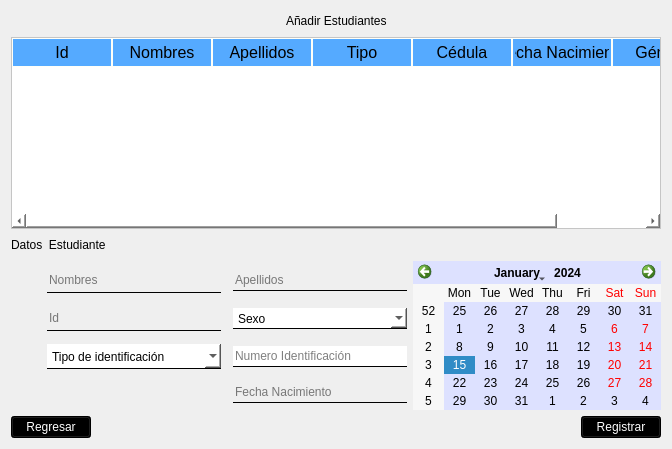
         <widget class="QWidget" name="widget">
          <attribute name="icon">
           <iconset resource="logo.qrc">
            <normaloff>:/cct/imagenes/klipartz.com (15).png</normaloff>:/cct/imagenes/klipartz.com (15).png</iconset>
          </attribute>
          <attribute name="title">
           <string/>
          </attribute>
          <layout class="QVBoxLayout" name="verticalLayout">
           <item>
            <layout class="QHBoxLayout" name="horizontalLayout_2">
             <item>
              <spacer name="horizontalSpacer_6">
               <property name="orientation">
                <enum>Qt::Horizontal</enum>
               </property>
               <property name="sizeHint" stdset="0">
                <size>
                 <width>40</width>
                 <height>20</height>
                </size>
               </property>
              </spacer>
             </item>
             <item>
              <widget class="QLabel" name="label_2">
               <property name="styleSheet">
                <string notr="true">font: 87 18pt &quot;Arial Black&quot;;
color: rgb(0,0,0);</string>
               </property>
               <property name="text">
                <string>Añadir Estudiantes</string>
               </property>
              </widget>
             </item>
             <item>
              <spacer name="horizontalSpacer_7">
               <property name="orientation">
                <enum>Qt::Horizontal</enum>
               </property>
               <property name="sizeHint" stdset="0">
                <size>
                 <width>40</width>
                 <height>20</height>
                </size>
               </property>
              </spacer>
             </item>
            </layout>
           </item>
           <item>
            <widget class="QTableWidget" name="TablaInsertar">
             <property name="styleSheet">
              <string notr="true">QWidget{
		background-color:#ffffff;
		color:#000000;
}

QHeaderView::section{
		background-color:#55aaff;
		padding:2px;
		border:1px solid #fffff8;
		font-size:12pt;
		
}
QTableWidget{
		gridline-color: #ff00ff;
		font-size:12pt;
}
QTableWidget QTableCornerButton:section{
		background-color:#55ffaa;
		border:1px solid #f00000;
}

</string>
             </property>
             <column>
              <property name="text">
               <string>Id</string>
              </property>
             </column>
             <column>
              <property name="text">
               <string>Nombres</string>
              </property>
             </column>
             <column>
              <property name="text">
               <string>Apellidos</string>
              </property>
             </column>
             <column>
              <property name="text">
               <string>Tipo</string>
              </property>
             </column>
             <column>
              <property name="text">
               <string>Cédula</string>
              </property>
             </column>
             <column>
              <property name="text">
               <string>Fecha Nacimiento</string>
              </property>
             </column>
             <column>
              <property name="text">
               <string>Género</string>
              </property>
             </column>
            </widget>
           </item>
           <item>
            <layout class="QHBoxLayout" name="horizontalLayout_3">
             <item>
              <widget class="QLabel" name="label_6">
               <property name="styleSheet">
                <string notr="true">color: rgb(0, 0, 0);
font: 87 13pt &quot;Arial Black&quot;;
</string>
               </property>
               <property name="text">
                <string>Datos  Estudiante</string>
               </property>
              </widget>
             </item>
             <item>
              <spacer name="horizontalSpacer_3">
               <property name="orientation">
                <enum>Qt::Horizontal</enum>
               </property>
               <property name="sizeHint" stdset="0">
                <size>
                 <width>40</width>
                 <height>20</height>
                </size>
               </property>
              </spacer>
             </item>
            </layout>
           </item>
           <item>
            <layout class="QHBoxLayout" name="horizontalLayout_5">
             <item>
              <layout class="QGridLayout" name="gridLayout">
               <item row="0" column="0">
                <widget class="QLabel" name="label_7">
                 <property name="minimumSize">
                  <size>
                   <width>30</width>
                   <height>25</height>
                  </size>
                 </property>
                 <property name="styleSheet">
                  <string notr="true">background-color: rgba(0, 0, 0,0%);

</string>
                 </property>
                 <property name="text">
                  <string>&lt;html&gt;&lt;head/&gt;&lt;body&gt;&lt;p&gt;&lt;img src=&quot;:/cct/imagenes/klipartz.com (10).png&quot;/&gt;&lt;/p&gt;&lt;/body&gt;&lt;/html&gt;</string>
                 </property>
                </widget>
               </item>
               <item row="0" column="1">
                <widget class="QLineEdit" name="ReNombres">
                 <property name="minimumSize">
                  <size>
                   <width>174</width>
                   <height>25</height>
                  </size>
                 </property>
                 <property name="styleSheet">
                  <string notr="true">background-color: rgba(0, 0, 0,0%);
font: 12pt &quot;Arial&quot;;
border: none;

border-bottom: 1px solid black;</string>
                 </property>
                 <property name="placeholderText">
                  <string>Nombres</string>
                 </property>
                </widget>
               </item>
               <item row="0" column="2">
                <widget class="QLabel" name="label_9">
                 <property name="styleSheet">
                  <string notr="true">background-color: rgba(0, 0, 0,0%);

</string>
                 </property>
                 <property name="text">
                  <string>&lt;html&gt;&lt;head/&gt;&lt;body&gt;&lt;p&gt;&lt;img src=&quot;:/cct/imagenes/klipartz.com (10).png&quot;/&gt;&lt;/p&gt;&lt;/body&gt;&lt;/html&gt;</string>
                 </property>
                </widget>
               </item>
               <item row="0" column="3">
                <widget class="QLineEdit" name="ReApellidos">
                 <property name="minimumSize">
                  <size>
                   <width>174</width>
                   <height>21</height>
                  </size>
                 </property>
                 <property name="styleSheet">
                  <string notr="true">background-color: rgba(0, 0, 0,0%);
border: none;
font: 12pt &quot;Arial&quot;;
border-bottom: 1px solid black;</string>
                 </property>
                 <property name="placeholderText">
                  <string>Apellidos</string>
                 </property>
                </widget>
               </item>
               <item row="1" column="0">
                <widget class="QLabel" name="label_10">
                 <property name="minimumSize">
                  <size>
                   <width>30</width>
                   <height>25</height>
                  </size>
                 </property>
                 <property name="styleSheet">
                  <string notr="true">background-color: rgba(0, 0, 0,0%);

</string>
                 </property>
                 <property name="text">
                  <string>&lt;html&gt;&lt;head/&gt;&lt;body&gt;&lt;p&gt;&lt;img src=&quot;:/cct/imagenes/klipartz.com (11).png&quot;/&gt;&lt;/p&gt;&lt;/body&gt;&lt;/html&gt;</string>
                 </property>
                </widget>
               </item>
               <item row="1" column="1">
                <widget class="QLineEdit" name="Reidd">
                 <property name="minimumSize">
                  <size>
                   <width>174</width>
                   <height>25</height>
                  </size>
                 </property>
                 <property name="styleSheet">
                  <string notr="true">background-color: rgba(0, 0, 0,0%);
border: none;
font: 12pt &quot;Segoe MDL2 Assets&quot;;
border-bottom: 1px solid black;</string>
                 </property>
                 <property name="placeholderText">
                  <string>Id</string>
                 </property>
                </widget>
               </item>
               <item row="1" column="2">
                <widget class="QLabel" name="label_8">
                 <property name="styleSheet">
                  <string notr="true">background-color: rgba(0, 0, 0,0%);

</string>
                 </property>
                 <property name="text">
                  <string>&lt;html&gt;&lt;head/&gt;&lt;body&gt;&lt;p&gt;&lt;img src=&quot;:/cct/imagenes/klipartz.com (9).png&quot;/&gt;&lt;/p&gt;&lt;/body&gt;&lt;/html&gt;</string>
                 </property>
                </widget>
               </item>
               <item row="1" column="3">
                <widget class="QComboBox" name="ReComboSex">
                 <property name="minimumSize">
                  <size>
                   <width>174</width>
                   <height>21</height>
                  </size>
                 </property>
                 <property name="styleSheet">
                  <string notr="true">
border: none;
font: 12pt &quot;Arial&quot;;
border-bottom: 1px solid black;
background-color: rgb(255, 255, 255);
</string>
                 </property>
                 <item>
                  <property name="text">
                   <string>Sexo</string>
                  </property>
                 </item>
                 <item>
                  <property name="text">
                   <string>Masculino</string>
                  </property>
                 </item>
                 <item>
                  <property name="text">
                   <string>Femenino</string>
                  </property>
                 </item>
                </widget>
               </item>
               <item row="2" column="0">
                <widget class="QLabel" name="label_12">
                 <property name="minimumSize">
                  <size>
                   <width>30</width>
                   <height>25</height>
                  </size>
                 </property>
                 <property name="styleSheet">
                  <string notr="true">background-color: rgba(0, 0, 0,0%);

</string>
                 </property>
                 <property name="text">
                  <string>&lt;html&gt;&lt;head/&gt;&lt;body&gt;&lt;p&gt;&lt;img src=&quot;:/cct/imagenes/klipartz.com (13).png&quot;/&gt;&lt;/p&gt;&lt;/body&gt;&lt;/html&gt;</string>
                 </property>
                </widget>
               </item>
               <item row="2" column="1">
                <widget class="QComboBox" name="ReComboTipo">
                 <property name="minimumSize">
                  <size>
                   <width>174</width>
                   <height>25</height>
                  </size>
                 </property>
                 <property name="styleSheet">
                  <string notr="true">
border: none;
font:12pt &quot;Arial&quot;;
border-bottom: 1px solid black;
background-color: rgb(255, 255, 255);
</string>
                 </property>
                 <item>
                  <property name="text">
                   <string>Tipo de identificación</string>
                  </property>
                 </item>
                 <item>
                  <property name="text">
                   <string>Tarjeta de identidad</string>
                  </property>
                 </item>
                 <item>
                  <property name="text">
                   <string>Cédula</string>
                  </property>
                 </item>
                </widget>
               </item>
               <item row="2" column="2">
                <widget class="QLabel" name="label_11">
                 <property name="styleSheet">
                  <string notr="true">background-color: rgba(0, 0, 0,0%);

</string>
                 </property>
                 <property name="text">
                  <string>&lt;html&gt;&lt;head/&gt;&lt;body&gt;&lt;p&gt;&lt;img src=&quot;:/cct/imagenes/klipartz.com (13).png&quot;/&gt;&lt;/p&gt;&lt;/body&gt;&lt;/html&gt;</string>
                 </property>
                </widget>
               </item>
               <item row="2" column="3">
                <widget class="QLineEdit" name="ReNiden">
                 <property name="minimumSize">
                  <size>
                   <width>174</width>
                   <height>21</height>
                  </size>
                 </property>
                 <property name="styleSheet">
                  <string notr="true">background-color: rgb(255, 255, 255);
border: none;
font: 12pt &quot;Arial&quot;;
border-bottom: 1px solid black;</string>
                 </property>
                 <property name="placeholderText">
                  <string>Numero Identificación</string>
                 </property>
                </widget>
               </item>
               <item row="3" column="2">
                <widget class="QLabel" name="label_24">
                 <property name="text">
                  <string>&lt;html&gt;&lt;head/&gt;&lt;body&gt;&lt;p&gt;&lt;img src=&quot;:/cct/imagenes/klipartz.com (20).png&quot;/&gt;&lt;/p&gt;&lt;/body&gt;&lt;/html&gt;</string>
                 </property>
                </widget>
               </item>
               <item row="3" column="3">
                <widget class="QLineEdit" name="ReFecNac">
                 <property name="minimumSize">
                  <size>
                   <width>174</width>
                   <height>21</height>
                  </size>
                 </property>
                 <property name="styleSheet">
                  <string notr="true">background-color: rgba(0, 0, 0,0%);
border: none;
font: 12pt &quot;Segoe MDL2 Assets&quot;;
border-bottom: 1px solid black;</string>
                 </property>
                 <property name="placeholderText">
                  <string>Fecha Nacimiento</string>
                 </property>
                </widget>
               </item>
              </layout>
             </item>
             <item>
              <widget class="QCalendarWidget" name="ReCalen">
               <property name="styleSheet">
                <string notr="true">background-color: rgb(221, 225, 255);
color: rgb(0, 0, 0);


</string>
               </property>
              </widget>
             </item>
            </layout>
           </item>
           <item>
            <layout class="QHBoxLayout" name="horizontalLayout_4">
             <item>
              <widget class="QPushButton" name="ReRegresar">
               <property name="styleSheet">
                <string notr="true">QPushButton{
	
	background-color: rgb(0, 0, 0);
	font: 87 13pt &quot;Arial Black&quot;;
	color: rgb(255, 255, 255);
}

QPushButton:hover{

	background-color:#00aaff;
	font: 87 13pt &quot;Arial Black&quot;;
	color: rgb(0, 0, 0);

}</string>
               </property>
               <property name="text">
                <string>Regresar</string>
               </property>
              </widget>
             </item>
             <item>
              <spacer name="horizontalSpacer_8">
               <property name="orientation">
                <enum>Qt::Horizontal</enum>
               </property>
               <property name="sizeHint" stdset="0">
                <size>
                 <width>40</width>
                 <height>20</height>
                </size>
               </property>
              </spacer>
             </item>
             <item>
              <widget class="QPushButton" name="Registrar">
               <property name="styleSheet">
                <string notr="true">

QPushButton{
	
	background-color: rgb(0, 0, 0);
	font: 87 13pt &quot;Arial Black&quot;;

	color: rgb(255, 255, 255);
}

QPushButton:hover{

	background-color:#00aaff;
	font: 87 13pt &quot;Arial Black&quot;;
	color: rgb(0, 0, 0);

}</string>
               </property>
               <property name="text">
                <string>Registrar</string>
               </property>
              </widget>
             </item>
            </layout>
           </item>
          </layout>
         </widget>
